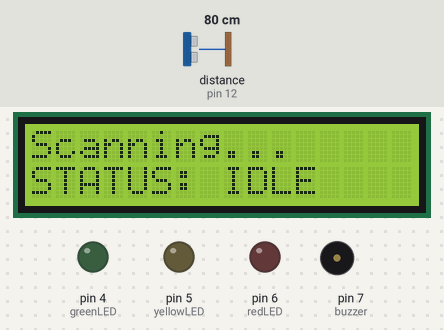
Bench run of a sketch on a simulated Arduino Uno, built with avr-gcc and run on an emulated ATmega328P. On the bench: 16×2 character LCD, output pins drawn as LEDs (lit = HIGH), buzzer (waves = sounding). Wiring (inferred from the names in the program): ultrasonic range finder: trigger pin 13; echo pin 12. The inputs (shaded band) are chosen by the test bench; at power-on: distance to the obstacle (sensor on pin 12) 80 cm. The echo pulse lasts 58.3 µs per cm; pins used as bus, display or sensor lines are not drawn; what the sketch prints to the serial monitor is not drawn.

Above: at 3.2 s.
3.3 s: distance to the obstacle (sensor on pin 12) set to 30 cm
4.8 s: distance to the obstacle (sensor on pin 12) set to 23 cm
At 6.0 s:
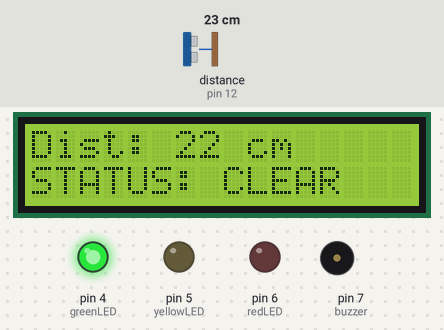
6.5 s: distance to the obstacle (sensor on pin 12) set to 16 cm
At 7.7 s:
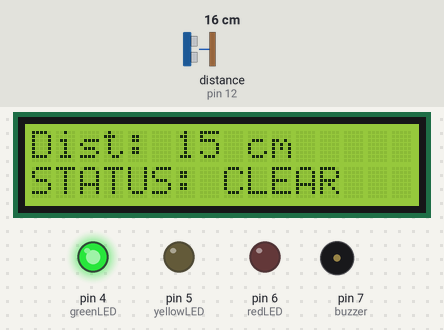
8.0 s: distance to the obstacle (sensor on pin 12) set to 11 cm
At 8.35 s:
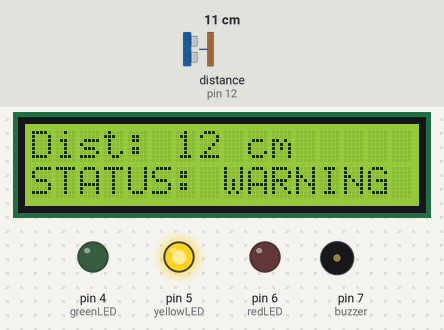
10.0 s: distance to the obstacle (sensor on pin 12) set to 8 cm
At 10.35 s:
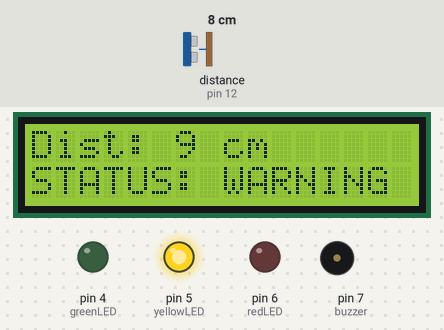
11.7 s: distance to the obstacle (sensor on pin 12) set to 5 cm
At 13.1 s:
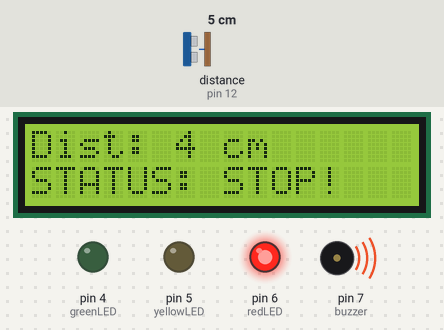
Timing chart, 0 to 14.5 s (numbered marks = the images above; inputs shaded):
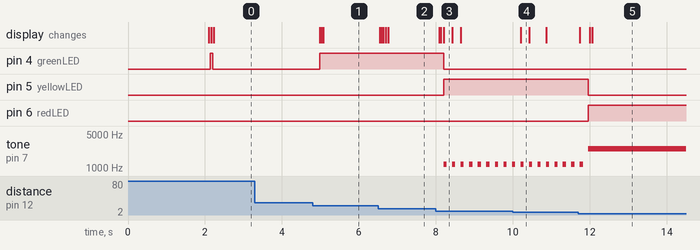

Measured:
- the behaviour switches between 27 and 26 cm on distance to the obstacle (sensor on pin 12) (found by bisection; images 0 and 1)
- the behaviour switches between 14 and 13 cm on distance to the obstacle (sensor on pin 12) (found by bisection; images 2 and 3)
- the behaviour switches between 7 and 6 cm on distance to the obstacle (sensor on pin 12) (found by bisection; images 4 and 5)
- after the input at 3.3 s, every drawn part: stays the same
- after the input at 4.8 s, pin 4 (greenLED): LOW → HIGH after 0.18 s; the display: first changes after 0.18 s (image 1 shows a later state)
- after the input at 6.5 s, the display: first changes at once (image 2 shows a later state)
- after the input at 8.0 s, pin 4 (greenLED): HIGH → LOW after 0.21 s; pin 5 (yellowLED): LOW → HIGH after 0.21 s; tone on pin 7 (buzzer): alternates 1200 Hz for 0.08 s and silent for 0.14 s, starting after 0.21 s; the display: first changes after 0.08 s (image 3 shows a later state)
- after the input at 10.0 s, the display: changes after 0.20 s (image 4)
- after the input at 11.7 s, pin 5 (yellowLED): HIGH → LOW after 0.26 s; pin 6 (redLED): LOW → HIGH after 0.26 s; the display: first changes at once (image 5 shows a later state)

The sketch:

parking_sensor_project.ino
```cpp
#include <Wire.h>
#include <LiquidCrystal_I2C.h>

LiquidCrystal_I2C lcd(0x27, 16, 2);

const int trigPin = 13;
const int echoPin = 12;
const int buzzer = 7;
const int redLED = 6;
const int yellowLED = 5;
const int greenLED = 4;

const int numReadings = 5;
int readings[numReadings];
int readIndex = 0;
long total = 0;
int averageDistance = 0;

long duration;
int distance;

void setup() {
  lcd.init();
  lcd.backlight();
  lcd.setCursor(0, 0);
  lcd.print("Parking Sensor");
  lcd.setCursor(0, 1);
  lcd.print("Initializing...");

  for (int i = 0; i < numReadings; i++) {
    readings[i] = 0;
  }

  delay(2000);
  lcd.clear();

  pinMode(trigPin, OUTPUT);
  pinMode(echoPin, INPUT);
  pinMode(buzzer, OUTPUT);
  pinMode(redLED, OUTPUT);
  pinMode(yellowLED, OUTPUT);
  pinMode(greenLED, OUTPUT);
  Serial.begin(9600);
}

void loop() {
  digitalWrite(trigPin, LOW);
  delayMicroseconds(2);
  digitalWrite(trigPin, HIGH);
  delayMicroseconds(10);
  digitalWrite(trigPin, LOW);

  duration = pulseIn(echoPin, HIGH);
  distance = duration * 0.034 / 2;

  total = total - readings[readIndex];
  readings[readIndex] = distance;
  total = total + readings[readIndex];
  readIndex = readIndex + 1;

  if (readIndex >= numReadings) {
    readIndex = 0;
  }

  averageDistance = total / numReadings;

  lcd.setCursor(0, 0);

  if (averageDistance > 0 && averageDistance <= 25) {
    lcd.print("Dist: ");
    lcd.print(averageDistance);
    lcd.print(" cm    ");
  } else {
    lcd.print("Scanning...     ");
  }

  lcd.setCursor(0, 1);

  Serial.print("Average Distance: ");
  Serial.println(averageDistance);


  if (averageDistance > 0 && averageDistance <= 5) {
    lcd.print("STATUS: STOP!   ");
    digitalWrite(redLED, HIGH);
    digitalWrite(yellowLED, LOW);
    digitalWrite(greenLED, LOW);
    tone(buzzer, 2500);
  }
  else if (averageDistance > 5 && averageDistance <= 12) {
    lcd.print("STATUS: WARNING ");
    digitalWrite(redLED, LOW);
    digitalWrite(yellowLED, HIGH);
    digitalWrite(greenLED, LOW);

    tone(buzzer, 1200);
    delay(80);
    noTone(buzzer);
    delay(80);
  }
  else if (averageDistance > 12 && averageDistance <= 25) {
    lcd.print("STATUS: CLEAR   ");
    digitalWrite(redLED, LOW);
    digitalWrite(yellowLED, LOW);
    digitalWrite(greenLED, HIGH);
    noTone(buzzer);
  }
  else {
    lcd.print("STATUS: IDLE    ");
    digitalWrite(redLED, LOW);
    digitalWrite(yellowLED, LOW);
    digitalWrite(greenLED, LOW);
    noTone(buzzer);
  }

  delay(30);
}
```
